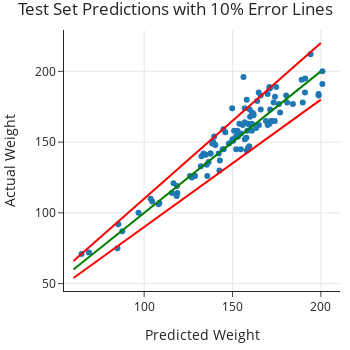

Here is the notebook cell this chart was saved with:
### Markdown cell above
Remember that positive relative error means underestimating weight, which is not as critical as overestimating weight. From this residual plot, we see that
all but six of the test set weights are within 10% of the predictions, 
and five of the six errors that exceed 10% err on the side of underestimation.
This makes sense given that our loss function penalized overestimation more. 

An alternative scatter plot that shows the actual and predicted values along with lines marking 10% error gives a different view:

### Code cell
fig = px.scatter(y=y_test, x=y_pred_test, 
                 title="Test Set Predictions with 10% Error Lines",
                 width=350, height=350)

fig.add_trace(go.Scatter(x=[60, 200], y=[60, 200], name='0% error',
                         mode='lines',
                         marker=dict(color='green')))
fig.add_trace(go.Scatter(x=[60, 200], y=[66, 220], name='10% error',
                         mode='lines',
                         marker=dict(color='red')))
fig.add_trace(go.Scatter(x=[60, 200], y=[54, 180], name='-10% error',
                         mode='lines',
                         marker=dict(color='red')))

fig.update_layout(showlegend=False)
xlabel(fig, "Predicted Weight")
ylabel(fig, "Actual Weight")
margin(fig, t=30)

### Figure 1 — Plotly figure (JSON) as saved in the notebook; plotly's stock layout.template omitted (floating-point values rounded to 4 significant figures)
{"data": [{"hovertemplate": "x=%{x}<br>y=%{y}<extra></extra>", "legendgroup": "", "marker": {"color": "#1F77B4", "symbol": "circle"}, "mode": "markers", "name": "", "orientation": "v", "showlegend": false, "type": "scatter", "x": [165.9, 157.0, 140.3, 153.1, 169.9, 189.1, 137.6, 161.8, 171.3, 168.9, 152.8, 165.0, 191.2, 189.8, 150.1, 153.9, 145.9, 145.0, 132.4, 170.9, 171.2, 139.7, 84.87, 159.9, 115.7, 118.8, 154.7, 172.0, 127.0, 155.8, 136.5, 96.82, 164.0, 125.9, 64.57, 198.8, 149.9, 158.4, 87.66, 184.2, 116.6, 149.8, 157.9, 159.5, 198.7, 161.9, 172.0, 144.4, 108.2, 128.8, 200.9, 142.9, 118.4, 163.4, 159.8, 180.4, 158.8, 85.41, 139.1, 174.7, 177.0, 135.7, 137.5, 150.3, 142.6, 194.2, 156.9, 160.0, 133.6, 200.9, 180.9, 160.9, 144.8, 156.9, 161.1, 158.1, 118.5, 174.0, 191.0, 103.7, 164.8, 170.9, 68.77, 128.5, 166.0, 134.9, 152.1, 142.2, 132.1, 173.3, 158.7, 138.6, 154.8, 160.9, 173.9, 169.9, 108.6, 158.0, 153.0, 135.4, 156.2, 152.0, 104.6, 153.0, 150.9, 148.0, 170.9, 176.3], "xaxis": "x", "y": [183, 152, 148, 156, 162, 194, 142, 170, 173, 165, 158, 162, 195, 178, 152, 163, 157, 145, 140, 189, 188, 154, 75, 162, 114, 114, 145, 165, 125, 162, 136, 100, 179, 126, 71, 183, 151, 158, 87, 177, 121, 174, 153, 147, 184, 169, 165, 145, 106, 126, 200, 137, 112, 160, 173, 183, 146, 92, 150, 189, 171, 126, 142, 151, 130, 212, 164, 168, 142, 191, 178, 158, 159, 174, 171, 144, 119, 182, 185, 110, 185, 188, 72, 126, 173, 141, 145, 142, 133, 178, 163, 149, 156, 163, 165, 184, 107, 180, 154, 134, 196, 154, 108, 154, 158, 149, 163, 177], "yaxis": "y"}, {"marker": {"color": "green"}, "mode": "lines", "name": "0% error", "type": "scatter", "x": [60, 200], "y": [60, 200]}, {"marker": {"color": "red"}, "mode": "lines", "name": "10% error", "type": "scatter", "x": [60, 200], "y": [66, 220]}, {"marker": {"color": "red"}, "mode": "lines", "name": "-10% error", "type": "scatter", "x": [60, 200], "y": [54, 180]}], "layout": {"height": 350, "legend": {"tracegroupgap": 0}, "margin": {"t": 30}, "showlegend": false, "title": {"text": "Test Set Predictions with 10% Error Lines"}, "width": 350, "xaxis": {"anchor": "y", "autorange": true, "domain": [0, 1], "range": [54.64, 210.8], "title": {"text": "Predicted Weight"}, "type": "linear"}, "yaxis": {"anchor": "x", "autorange": true, "domain": [0, 1], "range": [44.78, 229.2], "title": {"text": "Actual Weight"}, "type": "linear"}}}
